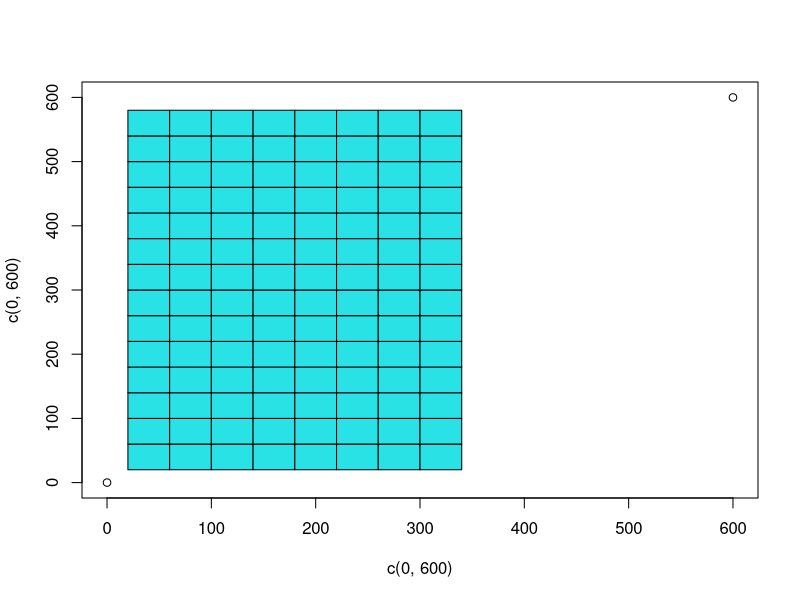

Write R code to recreate this figure.
#!/usr/bin/R -f
#
# draw_canvass.R
#
# draw the Mini Camelot Game Canvass 
# from specified pieces information
#

# draw the game canvass
plot(c(0,600), c(0,600))

# disabled cells are here

# white cells are here

# black cells are here

# draw all cells
for (x in 0:13)
  for (y in 0:7)
    rect(20 + y * 40, 20 + x * 40, 60 + y * 40, 60 + x * 40, col=5)
